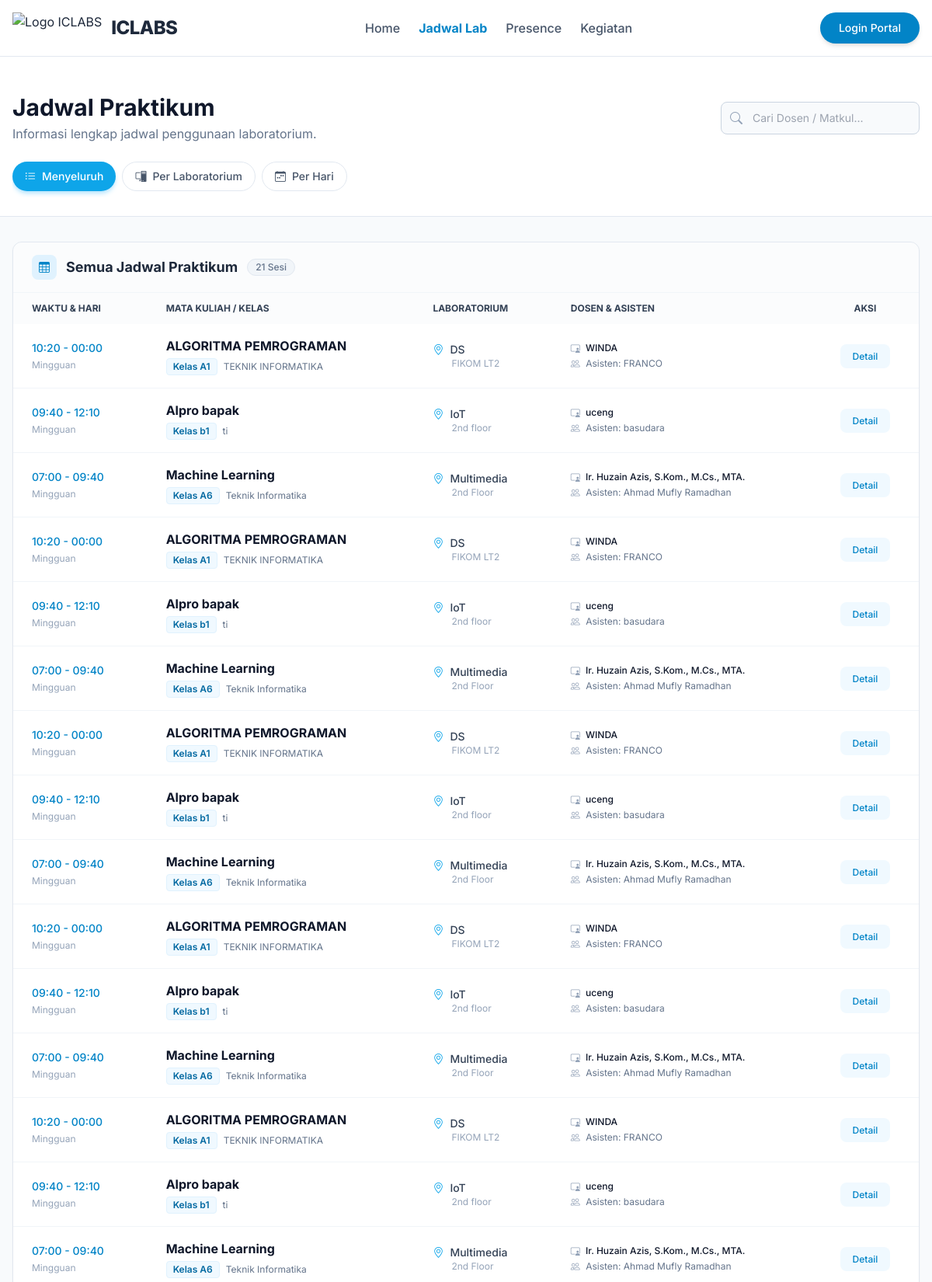
The page /public/schedule (upper part) on the database its author committed.
### tables this page shows
CREATE TABLE `schedule_sessions` (
  `id` int(11) NOT NULL,
  `course_plan_id` int(11) NOT NULL,
  `meeting_number` int(11) NOT NULL,
  `session_date` date NOT NULL,
  `start_time` time NOT NULL,
  `end_time` time NOT NULL,
  `topic` varchar(255) DEFAULT NULL,
  `status` enum('scheduled','ongoing','completed','cancelled','rescheduled') DEFAULT 'scheduled',
  `is_replacement` tinyint(1) DEFAULT 0
);

CREATE TABLE `course_plans` (
  `id` int(11) NOT NULL,
  `laboratory_id` int(11) NOT NULL,
  `course_name` varchar(100) NOT NULL,
  `program_study` varchar(100) DEFAULT NULL,
  `semester` int(11) DEFAULT NULL,
  `class_code` varchar(20) DEFAULT NULL,
  `lecturer_name` varchar(100) NOT NULL,
  `lecturer_photo` varchar(255) DEFAULT NULL,
  `assistant_1_name` varchar(100) DEFAULT NULL,
  `assistant_1_photo` varchar(255) DEFAULT NULL,
  `assistant_2_name` varchar(100) DEFAULT NULL,
  `assistant_2_photo` varchar(255) DEFAULT NULL,
  `day` enum('Monday','Tuesday','Wednesday','Thursday','Friday','Saturday','Sunday') NOT NULL,
  `start_time` time NOT NULL,
  `end_time` time NOT NULL,
  `total_meetings` int(11) DEFAULT 14,
  `description` text DEFAULT NULL,
  `created_at` timestamp NOT NULL DEFAULT current_timestamp()
);

CREATE TABLE `laboratories` (
  `id` int(11) NOT NULL,
  `lab_name` varchar(100) NOT NULL,
  `image` varchar(255) DEFAULT NULL,
  `description` text DEFAULT NULL,
  `pc_count` int(11) DEFAULT 0,
  `tv_count` int(11) DEFAULT 0,
  `location` varchar(100) DEFAULT NULL
);

### app/controllers/LandingController.php (called while the page is built, shortened)
<?php
class LandingController extends Controller
{
    public function schedule()
    {
        $this->view('landing/schedule', ['schedules' => $this->model('LabScheduleModel')->getAllWithLaboratory()]);
    }
}

### app/core/Router.php (called while the page is built, shortened)
<?php
class Router {
    private $routes = [];
    private $params = [];
    private function addRoute($method, $uri, $controller) {
        $this->routes[] = [
            'method' => $method,
            'uri' => $uri,
            'controller' => $controller
        ];
    }
    public function dispatch() {
        $requestUri = $this->getRequestUri();
        foreach ($this->routes as $route) {
            if ($this->matchRoute($route['uri'], $requestUri)) {
                return $this->callController($route['controller']);
            }
        }
    }
    private function getRequestUri() {
        $uri = $_GET['url'] ?? '/';
        $uri = '/' . trim($uri, '/');
        return $uri;
    }
    private function matchRoute($pattern, $uri) {
        $pattern = preg_replace('/\/:([^\/]+)/', '/(?P<$1>[^/]+)', $pattern);
        $pattern = '#^' . $pattern . '$#';
        if (preg_match($pattern, $uri, $matches)) {
            $this->params = array_filter($matches, 'is_string', ARRAY_FILTER_USE_KEY);
            return true;
        }
        return false;
    }
    private function callController($controllerString) {
        list($controllerName, $method) = explode('@', $controllerString);
        $controller = new $controllerName();
        call_user_func_array([$controller, $method], $this->params);
    }
}

### public/index.php (called while the page is built, shortened)
<?php
require_once APP_PATH . '/core/Router.php';
require_once APP_PATH . '/core/Model.php';
require_once APP_PATH . '/config/database.php';
require_once APP_PATH . '/helpers/functions.php';
$router = new Router();
$router->dispatch();

### app/helpers/functions.php (called while the page is built, shortened)
<?php
function e($string) {
    return htmlspecialchars($string, ENT_QUOTES, 'UTF-8');
}
function formatTime($time) {
    return date('H:i', strtotime($time));
}
function url($path = '') {
    return BASE_URL . '/' . ltrim($path, '/');
}

### app/core/Model.php (called while the page is built, shortened)
<?php
class Model {
    protected $db;
    public function __construct() {
        $this->db = getDBConnection();
    }
    public function query($sql, $params = []) {
        $stmt = $this->db->prepare($sql);
        $stmt->execute($params);
        return $stmt->fetchAll();
    }
}

### app/config/database.php (called while the page is built, shortened)
<?php
function getDBConnection()
{
    static $pdo = null;
    if ($pdo === null) {
        try {
            $dsn = "mysql:host=" . DB_HOST . ";port=" . DB_PORT . ";dbname=" . DB_NAME . ";charset=" . DB_CHARSET;
            $options = [
                PDO::ATTR_ERRMODE            => PDO::ERRMODE_EXCEPTION,
                PDO::ATTR_DEFAULT_FETCH_MODE => PDO::FETCH_ASSOC,
                PDO::ATTR_EMULATE_PREPARES   => false,
            ];
            $pdo = new PDO($dsn, DB_USER, DB_PASS, $options);
        } catch (PDOException $e) {
            die("Database connection failed: " . $e->getMessage());
        }
    }
    return $pdo;
}

### app/models/LabScheduleModel.php (called while the page is built, shortened)
<?php
class LabScheduleModel extends Model
{
    public function getAllWithLaboratory()
    {
        $sql = "SELECT ss.id, ss.session_date, ss.start_time, ss.end_time,
                       cp.id as plan_id, cp.course_name, cp.class_code, cp.semester, cp.program_study,
                       cp.lecturer_name, cp.lecturer_photo,
                       cp.assistant_1_name, cp.assistant_1_photo,
                       cp.assistant_2_name, cp.assistant_2_photo,
                       l.lab_name, l.location
                FROM schedule_sessions ss
                JOIN course_plans cp ON ss.course_plan_id = cp.id
                JOIN laboratories l ON cp.laboratory_id = l.id
                WHERE ss.status != 'cancelled'
                ORDER BY ss.session_date ASC, ss.start_time ASC";
        return $this->query($sql);
    }
}

### app/views/landing/schedule.php (the view, shortened to what this page needs)
<?php
$view = $_GET['view'] ?? 'all';
$groupedSchedules = [];
if ($view == 'lab') {
    foreach ($schedules as $s) {
        $groupedSchedules[$s['lab_name']][] = $s;
    }
    ksort($groupedSchedules);
} else {
    $groupedSchedules['Semua Jadwal Praktikum'] = $schedules;
}
?>
<?php include APP_PATH . '/views/layouts/header.php'; ?>
<?php include APP_PATH . '/views/layouts/navbar.php'; ?>
<div class="bg-slate-50 min-h-screen pb-12">
    <div class="bg-white border-b border-slate-200 pt-10 pb-6 mb-8">
        <div class="max-w-screen-xl mx-auto px-4">
            <div class="flex flex-col md:flex-row md:items-center justify-between gap-4">
                <div>
                    <h1 class="text-3xl font-bold text-slate-900">Jadwal Praktikum</h1>
                    <p class="text-slate-500 mt-1">Informasi lengkap jadwal penggunaan laboratorium.</p>
                </div>
                <div class="relative w-full md:w-64">
                    <div class="absolute inset-y-0 left-0 flex items-center pl-3 pointer-events-none">
                    </div>
                    <input type="text" id="tableSearch"
                        class="bg-slate-50 border border-slate-300 text-slate-900 text-sm rounded-lg focus:ring-sky-500 focus:border-sky-500 block w-full pl-10 p-2.5"
                        placeholder="Cari Dosen / Matkul...">
                </div>
            </div>
            <div class="flex flex-wrap gap-2 mt-6 overflow-x-auto pb-2 scrollbar-hide">
                <a href="?view=all"
                    class="inline-flex items-center px-4 py-2 rounded-full text-sm font-medium transition-colors whitespace-nowrap <?= $view == 'all' ? 'bg-sky-500 text-white shadow-md shadow-sky-200' : 'bg-white text-slate-600 border border-slate-200 hover:bg-slate-50' ?>">
                    <i class="bi bi-list-ul mr-2"></i> Menyeluruh
                </a>
                <a href="?view=lab"
                    class="inline-flex items-center px-4 py-2 rounded-full text-sm font-medium transition-colors whitespace-nowrap <?= $view == 'lab' ? 'bg-sky-500 text-white shadow-md shadow-sky-200' : 'bg-white text-slate-600 border border-slate-200 hover:bg-slate-50' ?>">
                    <i class="bi bi-pc-display mr-2"></i> Per Laboratorium
                </a>
                <a href="?view=day"
                    class="inline-flex items-center px-4 py-2 rounded-full text-sm font-medium transition-colors whitespace-nowrap <?= $view == 'day' ? 'bg-sky-500 text-white shadow-md shadow-sky-200' : 'bg-white text-slate-600 border border-slate-200 hover:bg-slate-50' ?>">
                    <i class="bi bi-calendar-week mr-2"></i> Per Hari
                </a>
            </div>
        </div>
    </div>
    <div class="max-w-screen-xl mx-auto px-4 space-y-8">
        <?php if (empty($schedules)): ?>
        <div class="text-center py-20 bg-white rounded-2xl border border-dashed border-slate-300">
            <i class="bi bi-calendar-x text-4xl text-slate-300 mb-4 block"></i>
            <p class="text-slate-500">Belum ada jadwal yang tersedia saat ini.</p>
        </div>
        <?php else: ?>
        <?php foreach ($groupedSchedules as $groupTitle => $items): ?>
        <?php
                $headerIcon = 'bi-table';
                ?>
        <div class="bg-white rounded-xl shadow-sm border border-slate-200 overflow-hidden schedule-group">
            <div class="bg-slate-50/50 px-6 py-4 border-b border-slate-100 flex items-center justify-between">
                <h2 class="text-lg font-bold text-slate-800 flex items-center">
                    <span
                        class="w-8 h-8 rounded-lg bg-sky-100 text-sky-600 flex items-center justify-center mr-3 text-sm">
                        <i class="bi <?= $headerIcon ?>"></i>
                    </span>
                    <?= e($groupTitle) ?>
                    <span
                        class="ml-3 px-2.5 py-0.5 rounded-full bg-slate-100 text-slate-500 text-xs font-medium border border-slate-200">
                        <?= count($items) ?> Sesi
                    </span>
                </h2>
            </div>
            <div class="hidden md:block overflow-x-auto">
                <table class="w-full text-sm text-left text-slate-500">
                    <thead class="text-xs text-slate-700 uppercase bg-slate-50/50">
                        <tr>
                            <th class="px-6 py-3">Waktu & Hari</th>
                            <th class="px-6 py-3">Mata Kuliah / Kelas</th>
                            <?php if ($view != 'lab'): ?><th class="px-6 py-3">Laboratorium</th><?php endif; ?>
                            <th class="px-6 py-3">Dosen & Asisten</th>
                            <th class="px-6 py-3 text-center">Aksi</th>
                        </tr>
                    </thead>
                    <tbody class="divide-y divide-slate-100">
                        <?php foreach ($items as $schedule): ?>
                        <tr class="hover:bg-slate-50 transition-colors search-item">
                            <td class="px-6 py-4 whitespace-nowrap">
                                <div class="text-sky-600 font-medium">
                                    <?= formatTime($schedule['start_time']) ?> -
                                    <?= formatTime($schedule['end_time']) ?>
                                </div>
                                <div class="text-xs text-slate-400 mt-1"><?= e($schedule['frequency'] ?? 'Mingguan') ?>
                                </div>
                            </td>
                            <td class="px-6 py-4">
                                <div class="font-bold text-slate-900 text-base"><?= e($schedule['course_name']) ?></div>
                                <div class="flex items-center gap-2 mt-1">
                                    <span
                                        class="bg-sky-50 text-sky-700 text-xs px-2 py-0.5 rounded border border-sky-100 font-semibold">
                                        Kelas <?= e($schedule['class_code']) ?>
                                    </span>
                                    <span class="text-xs text-slate-500"><?= e($schedule['program_study']) ?></span>
                                </div>
                            </td>
                            <?php if ($view != 'lab'): ?>
                            <td class="px-6 py-4">
                                <div class="flex items-center text-slate-700 font-medium">
                                    <i class="bi bi-geo-alt text-sky-500 mr-2"></i>
                                    <?= e($schedule['lab_name']) ?>
                                </div>
                                <div class="text-xs text-slate-400 ml-6"><?= e($schedule['location'] ?? '-') ?></div>
                            </td>
                            <?php endif; ?>
                            <td class="px-6 py-4">
                                <div class="text-slate-900 font-medium text-xs mb-1">
                                    <i class="bi bi-person-video3 mr-1 text-slate-400"></i>
                                    <?= e($schedule['lecturer_name']) ?>
                                </div>
                                <div class="text-slate-500 text-xs">
                                    <i class="bi bi-people mr-1 text-slate-400"></i> Asisten:
                                    <?= e($schedule['assistant_1_name']) ?>
                                </div>
                            </td>
                            <td class="px-6 py-4 text-center">
                                <a href="<?= url('/schedule/' . $schedule['id']) ?>"
                                    class="text-sky-600 bg-sky-50 hover:bg-sky-100 focus:ring-4 focus:ring-sky-100 font-medium rounded-lg text-xs px-4 py-2 focus:outline-none transition-all">
                                    Detail
                                </a>
                            </td>
                        </tr>
                        <?php endforeach; ?>
                    </tbody>
                </table>
            </div>
        </div>
        <?php endforeach; ?>
        <?php endif; ?>
    </div>
</div>

### public/assets/css/style.css (style rules this page uses)
:root { --primary-color: #2563eb; --secondary-color: #475569; --success-color: #10b981; --danger-color: #ef4444; --warning-color: #f59e0b; --light-bg: #f8fafc; --dark-text: #1e293b; --border-color: #e2e8f0; }
* { margin: 0; padding: 0; box-sizing: border-box; }
body { font-family: 'Segoe UI', Tahoma, Geneva, Verdana, sans-serif; background-color: var(--light-bg); color: var(--dark-text); line-height: 1.6; }
.text-center { text-align: center; }

### app/views/layouts/header.php (style rules this page uses)
body { font-family: 'Inter', sans-serif; }

### rows shown on the page
schedule_sessions: start_time "10:20", end_time "00:00", frequency "Mingguan", course_plan.course_name "ALGORITMA PEMROGRAMAN", course_plan.class_code "A1", course_plan.program_study "TEKNIK INFORMATIKA", laboratories.lab_name "DS", laboratories.location "FIKOM LT2", course_plan.lecturer_name "WINDA", course_plan.assistant_1_name "FRANCO"
schedule_sessions: start_time "09:40", end_time "12:10", frequency "Mingguan", course_plan.course_name "Alpro bapak", course_plan.class_code "b1", course_plan.program_study "ti", laboratories.lab_name "IoT", laboratories.location "2nd floor", course_plan.lecturer_name "uceng", course_plan.assistant_1_name "basudara"
schedule_sessions: start_time "07:00", end_time "09:40", frequency "Mingguan", course_plan.course_name "Machine Learning", course_plan.class_code "A6", course_plan.program_study "Teknik Informatika", laboratories.lab_name "Multimedia", laboratories.location "2nd Floor", course_plan.lecturer_name "Ir. Huzain Azis, S.Kom., M.Cs., MTA.", course_plan.assistant_1_name "Ahmad Mufly Ramadhan"
schedule_sessions: start_time "10:20", end_time "00:00", frequency "Mingguan", course_plan.course_name "ALGORITMA PEMROGRAMAN", course_plan.class_code "A1", course_plan.program_study "TEKNIK INFORMATIKA", laboratories.lab_name "DS", laboratories.location "FIKOM LT2", course_plan.lecturer_name "WINDA", course_plan.assistant_1_name "FRANCO"
schedule_sessions: start_time "09:40", end_time "12:10", frequency "Mingguan", course_plan.course_name "Alpro bapak", course_plan.class_code "b1", course_plan.program_study "ti", laboratories.lab_name "IoT", laboratories.location "2nd floor", course_plan.lecturer_name "uceng", course_plan.assistant_1_name "basudara"
schedule_sessions: start_time "07:00", end_time "09:40", frequency "Mingguan", course_plan.course_name "Machine Learning", course_plan.class_code "A6", course_plan.program_study "Teknik Informatika", laboratories.lab_name "Multimedia", laboratories.location "2nd Floor", course_plan.lecturer_name "Ir. Huzain Azis, S.Kom., M.Cs., MTA.", course_plan.assistant_1_name "Ahmad Mufly Ramadhan"
schedule_sessions: start_time "10:20", end_time "00:00", frequency "Mingguan", course_plan.course_name "ALGORITMA PEMROGRAMAN", course_plan.class_code "A1", course_plan.program_study "TEKNIK INFORMATIKA", laboratories.lab_name "DS", laboratories.location "FIKOM LT2", course_plan.lecturer_name "WINDA", course_plan.assistant_1_name "FRANCO"
schedule_sessions: start_time "09:40", end_time "12:10", frequency "Mingguan", course_plan.course_name "Alpro bapak", course_plan.class_code "b1", course_plan.program_study "ti", laboratories.lab_name "IoT", laboratories.location "2nd floor", course_plan.lecturer_name "uceng", course_plan.assistant_1_name "basudara"
schedule_sessions: start_time "07:00", end_time "09:40", frequency "Mingguan", course_plan.course_name "Machine Learning", course_plan.class_code "A6", course_plan.program_study "Teknik Informatika", laboratories.lab_name "Multimedia", laboratories.location "2nd Floor", course_plan.lecturer_name "Ir. Huzain Azis, S.Kom., M.Cs., MTA.", course_plan.assistant_1_name "Ahmad Mufly Ramadhan"
schedule_sessions: start_time "10:20", end_time "00:00", frequency "Mingguan", course_plan.course_name "ALGORITMA PEMROGRAMAN", course_plan.class_code "A1", course_plan.program_study "TEKNIK INFORMATIKA", laboratories.lab_name "DS", laboratories.location "FIKOM LT2", course_plan.lecturer_name "WINDA", course_plan.assistant_1_name "FRANCO"
schedule_sessions: start_time "09:40", end_time "12:10", frequency "Mingguan", course_plan.course_name "Alpro bapak", course_plan.class_code "b1", course_plan.program_study "ti", laboratories.lab_name "IoT", laboratories.location "2nd floor", course_plan.lecturer_name "uceng", course_plan.assistant_1_name "basudara"
schedule_sessions: start_time "07:00", end_time "09:40", frequency "Mingguan", course_plan.course_name "Machine Learning", course_plan.class_code "A6", course_plan.program_study "Teknik Informatika", laboratories.lab_name "Multimedia", laboratories.location "2nd Floor", course_plan.lecturer_name "Ir. Huzain Azis, S.Kom., M.Cs., MTA.", course_plan.assistant_1_name "Ahmad Mufly Ramadhan"
schedule_sessions: start_time "10:20", end_time "00:00", frequency "Mingguan", course_plan.course_name "ALGORITMA PEMROGRAMAN", course_plan.class_code "A1", course_plan.program_study "TEKNIK INFORMATIKA", laboratories.lab_name "DS", laboratories.location "FIKOM LT2", course_plan.lecturer_name "WINDA", course_plan.assistant_1_name "FRANCO"
schedule_sessions: start_time "09:40", end_time "12:10", frequency "Mingguan", course_plan.course_name "Alpro bapak", course_plan.class_code "b1", course_plan.program_study "ti", laboratories.lab_name "IoT", laboratories.location "2nd floor", course_plan.lecturer_name "uceng", course_plan.assistant_1_name "basudara"
schedule_sessions: start_time "07:00", end_time "09:40", frequency "Mingguan", course_plan.course_name "Machine Learning", course_plan.class_code "A6", course_plan.program_study "Teknik Informatika", laboratories.lab_name "Multimedia", laboratories.location "2nd Floor", course_plan.lecturer_name "Ir. Huzain Azis, S.Kom., M.Cs., MTA.", course_plan.assistant_1_name "Ahmad Mufly Ramadhan"

### other values the page prints
$groupTitle "Semua Jadwal Praktikum"
count($items) "21"
